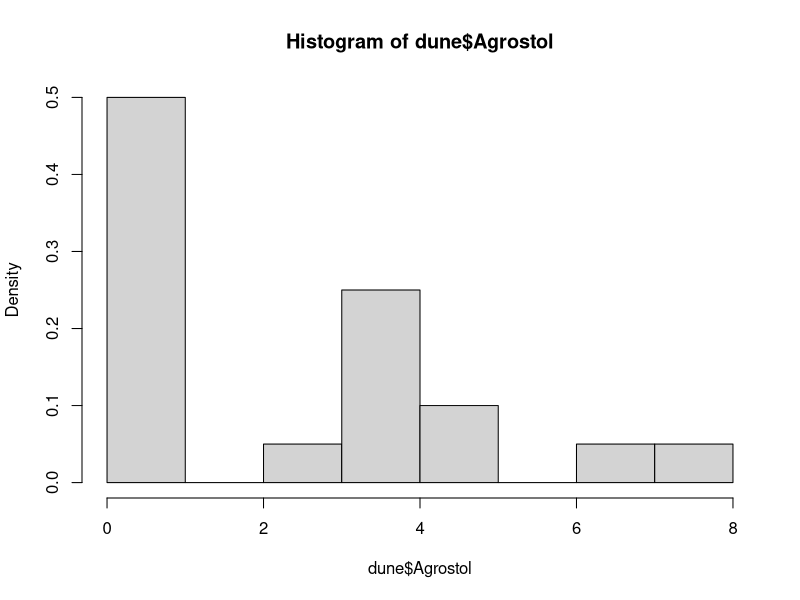

This figure's R source:
# Final Project Testing Script

# Packages

library(tidyverse)
library(vegan)

# Possible Data Sets

# Dune vegetation and environment data from Dutch Dune Meadows
?dune
data(dune)
data(dune.env)

hist(dune$Agrostol, freq = F)

# JAGS File
cat(
  "model {
  
  # Likelihood
  
  for (i in 1:n.obs) {
  exp_cover[i] <- Use[Management[Manure[Moisture[i]]]] + b.a1 * A1[i]
  
  p_cover.class[i] ~ dnegbin(p = , r = )
  
  }
  
  # Prior
  "
)
